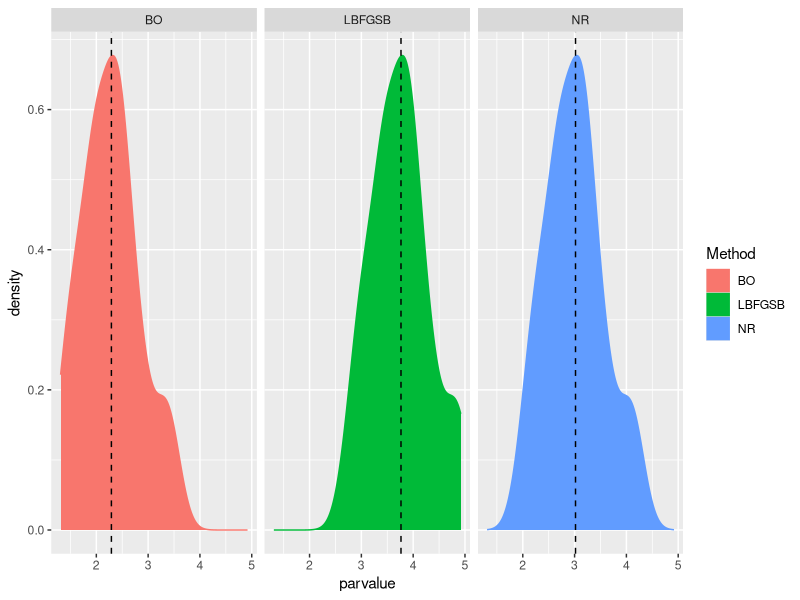

The R source for this figure:
########################################Poisson Sports Ranking################################
#This script fits a Poisson Ranking model to Brazilian soccer data. 
#We define X_ij ~ poisson(lambda) where lambda = e(o_i - d_j) = expected goals from i against j on a match
#Note that lambda is always > 0.
#o_i is the offensive power of team i. This is usually computed as average(goals from i)\average(goals from league) in soccer analysis.
#d_i is the defensive power of team j. Usually computed as average(goals against j)\average(goals against league)
#So, we will be bounding our parameters to be >= 0 even if lambda is always positive. 
#(We could use unconstrained optimization here since lambda = e(o_i - d-j) is always positive)

#Due to nature of this problem, log-likelihood function uses information from d_j to estimate o_i 
#And information from o_i to estimate d_j
#A typical approach to this kind of optimization is Block Relaxation, where first we optimize o_i, then d_j.
#We also consider L-BFGS-B optim (bound parameters) and NR with inequality constraint. 

set.seed(182)

##Entering real data from Campeonato Brasileiro 2018
#The i_j entry indicates goals from i against j 
X <- matrix(c(0,1,3,1,1,0,0,0,1,2,0,1,2,0,0,2,1,3,2,2,
              0,0,3,1,1,2,3,1,1,0,5,0,0,1,2,3,1,5,0,2,
              4,1,0,2,2,2,5,1,2,3,3,2,2,1,3,2,0,4,1,4,
              1,2,0,0,3,2,1,1,0,0,2,0,0,1,2,1,2,2,3,4,
              1,0,2,0,0,0,1,1,1,2,2,2,1,1,2,0,2,2,1,1,
              2,2,0,0,0,0,3,2,0,0,1,0,1,2,1,1,0,1,0,2,
              1,1,2,1,0,2,0,2,2,3,1,1,2,1,1,0,1,2,1,0,
              1,1,0,2,2,1,0,0,2,0,2,0,1,1,1,1,1,2,1,0,
              3,0,2,1,1,0,3,1,0,0,2,0,0,1,3,2,0,2,1,3,
              2,2,1,2,2,0,2,1,1,0,3,2,2,1,2,1,0,4,1,1,
              1,1,2,1,1,0,3,1,1,0,0,0,0,1,4,0,1,0,0,0,
              1,2,0,2,4,3,2,1,1,2,0,0,0,0,2,5,2,3,2,4,
              2,1,2,2,3,1,3,2,0,2,2,1,0,0,1,2,3,0,3,2,
              4,3,2,3,2,2,0,1,3,1,3,2,1,0,3,3,3,2,1,3,
              1,0,0,1,1,0,1,0,1,0,2,0,1,1,0,0,1,1,1,1,
              0,3,1,2,1,2,0,1,0,1,3,0,1,1,3,0,0,3,1,5,
              1,2,0,1,3,1,2,3,1,2,1,1,0,0,1,1,0,0,2,3,
              0,3,1,2,1,1,1,1,0,0,1,0,2,0,1,2,1,0,2,0,
              4,2,1,2,1,1,3,1,2,1,1,1,1,0,1,0,2,3,0,2,
              1,1,1,2,3,2,1,2,1,2,1,0,2,0,1,0,0,1,1,0),ncol=20,nrow=20,byrow=T)




#Block Relaxation/Cyclic Coordinate Descent Implementation
##########################################################

n=20; #20 teams

d = rep(1,20) #we set ofensive and defensive initial guess values as 1 
o = rep(1,20)

O = matrix(ncol=20,nrow=n) #to visualize algorithm, we construct a matrix were column = optimization step
D = matrix(ncol=20,nrow=n) #and row = team parameter
O[,1] = o
D[,1] = d


epslon = 1e-15 #we set a convergence criteria

i = 1  

##################Cyclic Coordinate Descent: 
#block updating: we estimate oMLE1 using dMLE1 and initial guesses, and then dMLE2 using oMLE1. 

poisson_block_opt <- function(epslon, X, o, d, O, D){ #block optimization of X log-lik function
  i <- 1
  d_old <- rep(0, n)
  o_old <- rep(0, n)
  while(sum((d-d_old)^2) + sum((o-o_old)^2) > epslon){   #convergence criteria
    o_old <- o                          
    o <- log(rowSums(X)/sum(exp(-d)))  
    d_old <- d
    d <- -log(colSums(X)/sum(exp(o)))  
    i <- i+1
    O[,i] <- o
    D[,i] <- d
  }
  return(list(O,D))
}



results <- poisson_block_opt(epslon = 1e-15, X = X, o=o, d=d, O=O, D=D) #poisson sports ranking with block opt. 

O_est_BO <- results[[1]] ##ofensive estimate
D_est_BO <- results[[2]] ##defensive estimate

O_est_BO <- O_est_BO[,3] ##getting the last step of optimization 
D_est_BO <- D_est_BO[,3]

names(O_est_BO) <- names(D_est_BO) <- c("AMM","ATM","ATP","BAH","BOT","CEA","CHA","COR","CRU","FLA",
                                        "FLU","GRE","INT","PAL","PAR","SAN","SPA","SPT","VAS","VIT")

head(sort(O_est_BO)) #worst offensive teams 
#      PAR       FLU       CEA       COR       SPT       AMM 
#0.5692171 0.8374811 0.8946395 0.9487067 0.9487067 1.0953102 

head(sort(D_est_BO)) #worst defensive teams
#      SPT       VIT       FLU       CHA       PAR       BOT 
#0.5787865 0.6041043 0.7123179 0.7413055 0.7413055 0.8019301



#Direct -loglikelihood minimization using optim and L-BFGS-B
#We use L-BFGS-B to add lower>=0 bounds on our parameters
##########################################################

### simple loglikelihood function
logL = function(t,n){
  temp = 0
  for(i in 1:n){
    for(j in 1:n){
      temp = temp - exp(t[i]-t[n+j]) + X[i,j] * (t[i]-t[n+j]) #elements to be added from each pair of observed teams
    }
  }
  -temp
}


n <- 20 #20 teams
o <- numeric(n) #starting ofensive/def parameters vector
d <- numeric(n)
t = c(o, d) #reunites ofensive and defensive parameters in a single vector

# creating initial guesses from each parameter
t0 = c(rep(2,20), rep(1,20)) 

control <- list(factr = 1e3) #setting L-BFGS-B convergence with smaller eps


est_pars <- optim(par = t0, fn = logL, method = 'L-BFGS-B', 
                  lower =  c(rep(0,40), upper = c(rep(5, 40))),
                  control = control, n=20)$par  #optmization

O_est_LBFGSB <- est_pars[1:20]
D_est_LBFGSB <- est_pars[21:40]
names(O_est_LBFGSB) <- names(D_est_LBFGSB) <- c("AMM","ATM","ATP","BAH","BOT","CEA","CHA","COR","CRU","FLA",
                                                "FLU","GRE","INT","PAL","PAR","SAN","SPA","SPT","VAS","VIT")

head(sort(O_est_LBFGSB)) #worst offensive teams
#PAR      FLU      CEA      COR      SPT      AMM 
#1.306286 1.574550 1.631709 1.685776 1.685776 1.832379

head(sort(D_est_LBFGSB)) #worst defensive teams
#SPT      VIT      FLU      CHA      PAR      BOT 
#1.315856 1.341174 1.449387 1.478375 1.478375 1.538999 



#Direct -loglikelihood minimization using Newton-Rapson 
#There is no lambda*g(x) (equality constraint) but we will positive-bound our parameters
##########################################################

#problem: we need to set inequality bounds on our parameters (>=0)
#lets update our log-likelihood function to greatly penalize less than 0 parameters
mod_logL <- function(t,n){
  temp = 0
  for(i in 1:n){
    for(j in 1:n){
      if((t[i] <= 0) | (t[n+j] < 0)){ #if parameter is <= 0, returns a big positive value to minimization of neg. log.lik
        temp <- -1e10
        return(-temp)
      }
      else{
        temp <- temp - exp(t[i]-t[n+j]) + X[i,j]*(t[i]-t[n+j]) #else, continue optimization
        #due to nature of the problem, this will never be bigger than 1e10 for bad <= 0 parameters
      }# elementos a serem somados para cada par de times registrado
    }
  }
  -temp
}

est_pars_NR <- nlm(mod_logL, p = t0, n = 20)$estimate ##Newton-Rhapson optimization
O_est_NR <- est_pars_NR[1:20]
D_est_NR <- est_pars_NR[21:40]
names(O_est_NR) <- names(D_est_NR) <- c("AMM","ATM","ATP","BAH","BOT","CEA","CHA","COR","CRU","FLA",
                                        "FLU","GRE","INT","PAL","PAR","SAN","SPA","SPT","VAS","VIT")

head(sort(O_est_NR))
#PAR       FLU       CEA       COR       SPT       BOT 
#0.9327795 1.2010351 1.2581940 1.3122595 1.3122595 1.4588604 

head(sort(D_est_NR))
#SPT       VIT       FLU       CHA       PAR       BOT 
#0.9423375 0.9676555 1.0758714 1.1048593 1.1048593 1.1654840 






###########################################
#now, lets compare the three methods
library(tidyverse)

##First, lets compare each team's 'absolute' score, being offensive + defensive score for each method
#Their sum of scores (o + d) represent the 'absolute' rank of the team
OD_est3 <- matrix(0, 20, 3)
OD_est3[,1] <- O_est_BO + D_est_BO  #block-opt score 
OD_est3[,2] <- O_est_LBFGSB + D_est_LBFGSB #optim score
OD_est3[,3] <- O_est_NR + D_est_NR #Newton-Raphson score
OD_est3 <- as.data.frame(OD_est3)
colnames(OD_est3) <- c("BO", 'LBFGSB','NR')
OD_est3 <- OD_est3 %>% gather('Method', 'parvalue')
median <- OD_est3 %>% group_by(Method) %>% summarize(mediana = median(parvalue)) 

ggplot(OD_est3, aes(x = parvalue, color = Method, fill= Method)) + geom_density() + facet_wrap(~Method)+
  geom_vline(data = median, aes(xintercept=mediana),
             linetype="dashed")

#We can see the 3 methods produced different optimizations, where Block-Opt produced Offensive+Defensive parameter
#distribution with lowest median, and L-BFGS-B produced O+D param. distr. with highest median. 
#However, the three distributions seem to have a similar shape.
#This is probably related to Identification issues on the optimization. 
#To fix this we can add a equality constraint where sum(o_i) - sum(d_i) = 0. 
#However, the ranking stays the same even though the 'level' difference of parameters: 

###Lets now check for the 5 better teams in each method:

tail(sort(O_est_BO + D_est_BO),5) ##sorting for defensive + offensive power
#     FLA      INT      ATP      GRE      PAL 
#2.628609 2.793231 2.920629 3.290503 3.444654 

tail(sort(O_est_LBFGSB + D_est_LBFGSB),5)
#FLA      INT      ATP      GRE      PAL 
#4.107937 4.272560 4.399958 4.769832 4.923983 

tail(sort(O_est_NR + D_est_NR),5)
#FLA      INT      ATP      GRE      PAL 
#3.355717 3.520335 3.647738 4.017618 4.171771 

#We can see the rank is the same for each method, what seems to change is the parameters absolute value. 


###Now, lets compute lambda = expected goals from i against j 

##expected value of goals when ATP faces SPT:

#Block opt
exp(O_est_BO["ATP"] - D_est_BO["SPT"]) #lambda
#3.352381 goals expected from ATP against SPT

#optim
exp(O_est_LBFGSB["ATP"] - D_est_LBFGSB["SPT"]) #lambda
#3.35238

#NR
exp(O_est_NR["ATP"] - D_est_NR["SPT"]) #lambda
#3.352392 

#Here, we can see the expected goals are the same in every method, even though the different parameter values. 

#This suggests the three algorithms can be used to estimate this sports rank example, as long as we address Identification issue. 
#However, L-BFGS-B and Block Optimization can be thought of more natural approaches, since the derivation of 
#log-likelihood function is straightforward. 
#In Newton-Rapson log-lik function, we had to add a conditional statement to manually bound the parameters. 
#In this case, we could see adding this condition wouldn't give us bad function values, but in more complicated functions
#this could cause problems. Also, this makes analytic gradient/hessian calculation less intuitive. 
#If we were doing unbounded optimization on parameters (not bounding on >=0), we could just use Nelder-Mead on optim and also we wouldn't need to change likelihood function for Newton-Rhapson method.
#Then, all three methods could be a good option. 

